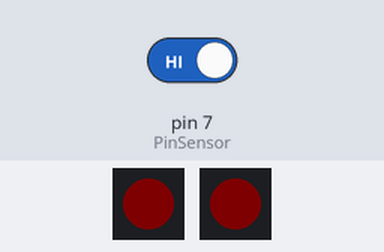
Simulated run of this sketch. Board: Arduino Uno, built with avr-gcc and run on an emulated ATmega328P. Parts: 2 × 1 RGB LEDs in strip order, left to right. Inputs (shaded band) come from the test bench; at power-on: pin 7 (PinSensor) HIGH. Dim RGB values are drawn brighter than linear.

Above: at 9.3 s.
9.4 s: pin 7 (PinSensor) driven LOW
At 13.8 s:
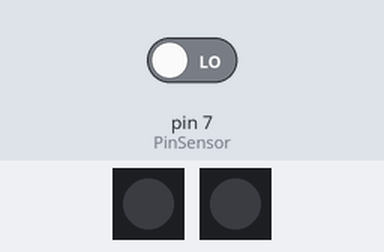
14.7 s: pin 7 (PinSensor) driven HIGH
At 15.5 s:
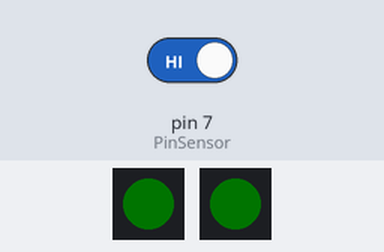
At 16.1 s:
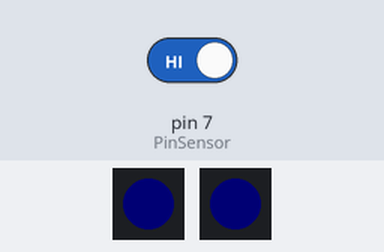
Timing chart, 0 to 26.0 s (numbered marks = the images above; inputs shaded):
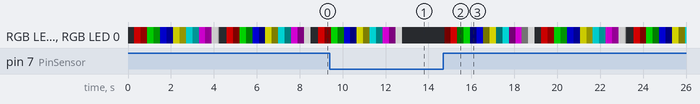

The sketch:

test_code.ino
```cpp
/*  TU MUNDO MAKER  */

#include <FastLED.h>
#define CLOCK_PIN   A0
#define DATA_PIN    A1
#define NUM_LEDS    1
CRGB leds[NUM_LEDS];

#define PinSensor 7
int t = 1000;

void RGB_01(int t){
  for (int i = 0; i <= 128;i++){
    leds[0] = CRGB(i,0,0);
    FastLED.show();
    delay(t/(14*128));
  }

  for (int i = 128; i >= 0;i--){
    leds[0] = CRGB(i,0,0);
    FastLED.show();
    delay(t/(14*128));
  }

  for (int i = 0; i <= 128;i++){
    leds[0] = CRGB(0,i,0);
    FastLED.show();
    delay(t/(14*128));
  }

  for (int i = 128; i >= 0;i--){
    leds[0] = CRGB(0,i,0);
    FastLED.show();
    delay(t/(14*128));
  }

  for (int i = 0; i <= 128;i++){
    leds[0] = CRGB(0,0,i);
    FastLED.show();
    delay(t/(14*128));
  }

  for (int i = 128; i >= 0;i--){
    leds[0] = CRGB(0,0,i);
    FastLED.show();
    delay(t/(14*128));
  }

  for (int i = 0; i <= 128;i++){
    leds[0] = CRGB(i,i,0);
    FastLED.show();
    delay(t/(14*128));
  }

  for (int i = 128; i >= 0;i--){
    leds[0] = CRGB(i,i,0);
    FastLED.show();
    delay(t/(14*128));
  }

  for (int i = 0; i <= 128;i++){
    leds[0] = CRGB(0,i,i);
    FastLED.show();
    delay(t/(14*128));
  }

  for (int i = 128; i >= 0;i--){
    leds[0] = CRGB(0,i,i);
    FastLED.show();
    delay(t/(14*128));
  }

  for (int i = 0; i <= 128;i++){
    leds[0] = CRGB(i,0,i);
    FastLED.show();
    delay(t/(14*128));
  }

  for (int i = 128; i >= 0;i--){
    leds[0] = CRGB(i,0,i);
    FastLED.show();
    delay(t/(14*128));
  }

  for (int i = 0; i <= 128;i++){
    leds[0] = CRGB(i,i,i);
    FastLED.show();
    delay(t/(14*128));
  }

  for (int i = 128; i >= 0;i--){
    leds[0] = CRGB(i,i,i);
    FastLED.show();
    delay(t/(14*128));
  }
}

void setup() {
  FastLED.addLeds<P9813, RGB>(leds, NUM_LEDS);
  FastLED.addLeds<P9813, DATA_PIN, CLOCK_PIN, RGB>(leds, NUM_LEDS);
  pinMode(PinSensor, INPUT_PULLUP);
}

void loop() {

  leds[0] = CRGB(0,0,0);
  FastLED.show();
  delay(50);

  if(digitalRead(PinSensor) == HIGH){
    RGB_01(5000);
  }
}
```

Measured:
- after the input at 14.7 s, RGB LED 0, RGB LED 0: off → RGB(1, 0, 0) after 0.05 s, → RGB(127, 0, 0) 0.30 s later, → RGB(0, 1, 0) 0.30 s later, → RGB(0, 127, 0) 0.30 s later, … (39 changes in this stretch)
